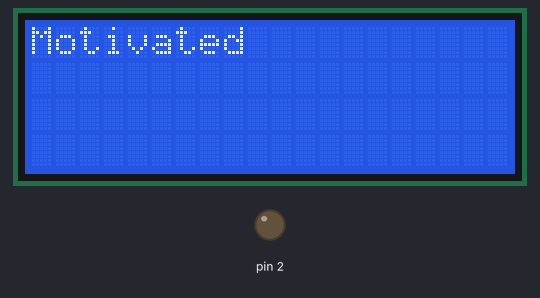
A sketch run on a simulated Arduino Uno, built with avr-gcc and run on an emulated ATmega328P. On the bench: 20×4 character LCD, output pins drawn as LEDs (lit = HIGH). Pins used as bus, display or sensor lines are not drawn.

Above: at 0.1 s.
At 2.1 s:
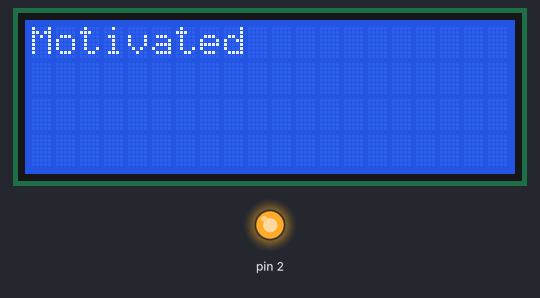
Timing chart, 0 to 130.0 s (numbered marks = the images above):
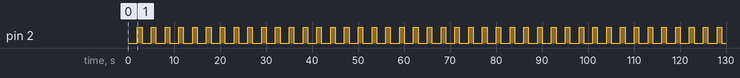

The sketch:

Ex_2.ino
```cpp
#include<LiquidCrystal.h>

LiquidCrystal lcd (8,7,6,5,4,3 );

int analogPin = A0 ;
int analogPin2 = A1;
float  value = 0 ;
float voltage = 0 ;
float megaVal ;
float megaVol ;
String vol_string;

void setup() {
  pinMode(analogPin,INPUT);
  lcd.begin(20,4);
  lcd.print("Motivated");
   //pinMode(2, OUTPUT);
   //DDRD = B00000111;
   //Bitwise operation instead (not touching pins 3-7):
   DDRD = DDRD | B00000111;
   Serial.begin(9600);
   lcd.setCursor(0,1);
}

void loop() {

  //PORTD = B00000001;
  //Bitwise operation instead (not touching other pins) - HIGH value at pin 0:
  PORTD = PORTD | B00000001;
  delay(1000);

  //PORTD = B00000010;
  //clearing out pin 0 with others pins unchanged - LOW value at pin 0:
  PORTD = PORTD & B11111110;
  //switching pin 1 to HIGH - HIGH value at pin 1;
  PORTD = PORTD | B00000010;
  delay(1000);
  //PORTD = B00000100;
  //clearing out pin 1 with others pins unchanged - LOW value at pin 1:
  PORTD = PORTD & B11111101;
  //switching pin 2 to HIGH:
  PORTD = PORTD | B00000100;
  delay(1000);
  //clearing out pin 2 with others pins unchanged:
  PORTD = PORTD & B11111011;

}
```

Measured:
- by itself, pin 2: alternates HIGH for 1.0 s and LOW for 2.0 s
